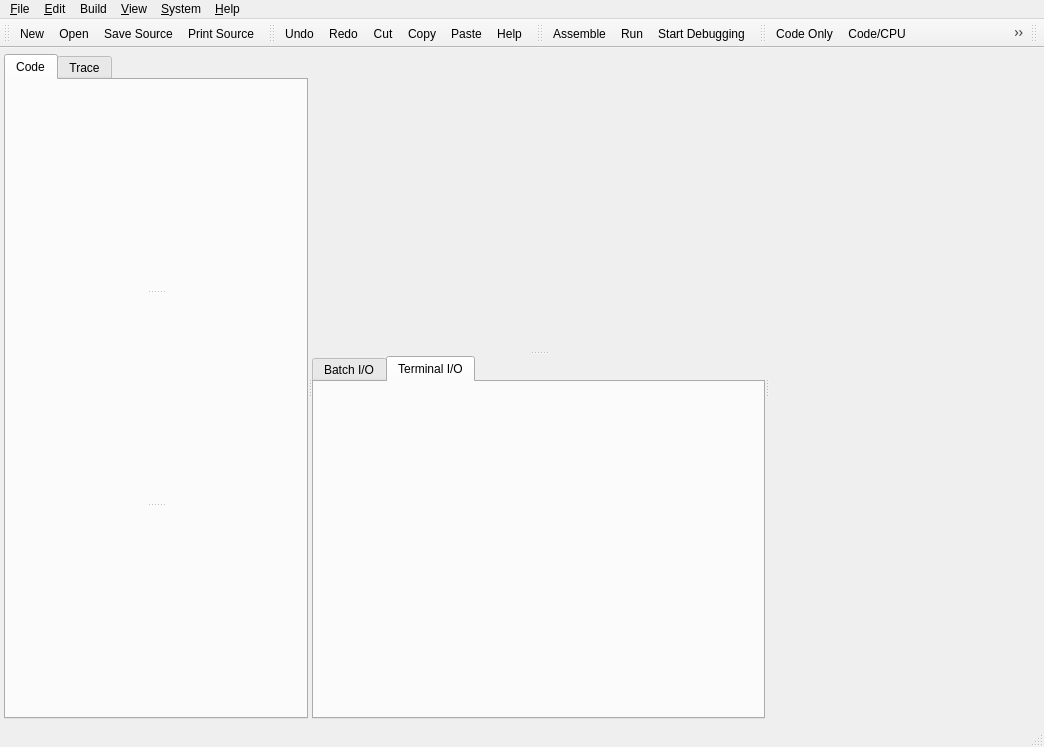
<?xml version="1.0" encoding="UTF-8"?>
<ui version="4.0">
 <class>MainWindowClass</class>
 <widget class="QMainWindow" name="MainWindowClass">
  <property name="geometry">
   <rect>
    <x>0</x>
    <y>0</y>
    <width>1044</width>
    <height>747</height>
   </rect>
  </property>
  <property name="minimumSize">
   <size>
    <width>0</width>
    <height>0</height>
   </size>
  </property>
  <property name="mouseTracking">
   <bool>false</bool>
  </property>
  <property name="windowTitle">
   <string>Pep/8</string>
  </property>
  <widget class="QWidget" name="centralwidget">
   <layout class="QVBoxLayout" name="verticalLayout_3">
    <property name="leftMargin">
     <number>4</number>
    </property>
    <property name="topMargin">
     <number>6</number>
    </property>
    <property name="rightMargin">
     <number>4</number>
    </property>
    <property name="bottomMargin">
     <number>6</number>
    </property>
    <item>
     <widget class="QSplitter" name="horizontalSplitter">
      <property name="orientation">
       <enum>Qt::Horizontal</enum>
      </property>
      <widget class="QTabWidget" name="pepCodeTraceTab">
       <property name="currentIndex">
        <number>0</number>
       </property>
       <widget class="QWidget" name="pepCodeTab">
        <attribute name="title">
         <string>Code</string>
        </attribute>
        <layout class="QVBoxLayout" name="verticalLayout">
         <property name="margin">
          <number>0</number>
         </property>
         <item>
          <widget class="QSplitter" name="codeSplitter">
           <property name="orientation">
            <enum>Qt::Vertical</enum>
           </property>
           <widget class="QWidget" name="SourceCodeWidgetPane" native="true"/>
           <widget class="QWidget" name="ObjectCodeWidgetPane" native="true"/>
           <widget class="QWidget" name="AssemblerListingWidgetPane" native="true"/>
          </widget>
         </item>
        </layout>
       </widget>
       <widget class="QWidget" name="pepTraceTab">
        <attribute name="title">
         <string>Trace</string>
        </attribute>
        <layout class="QVBoxLayout" name="verticalLayout_2">
         <property name="margin">
          <number>0</number>
         </property>
         <item>
          <widget class="QSplitter" name="traceSplitter">
           <property name="orientation">
            <enum>Qt::Vertical</enum>
           </property>
           <widget class="QWidget" name="MemoryTraceWidgetPane" native="true">
            <property name="sizePolicy">
             <sizepolicy hsizetype="Preferred" vsizetype="Preferred">
              <horstretch>0</horstretch>
              <verstretch>0</verstretch>
             </sizepolicy>
            </property>
           </widget>
           <widget class="QWidget" name="ListingTraceWidgetPane" native="true"/>
          </widget>
         </item>
        </layout>
       </widget>
      </widget>
      <widget class="QSplitter" name="middleSplitter">
       <property name="minimumSize">
        <size>
         <width>0</width>
         <height>0</height>
        </size>
       </property>
       <property name="orientation">
        <enum>Qt::Vertical</enum>
       </property>
       <property name="handleWidth">
        <number>7</number>
       </property>
       <widget class="QWidget" name="CpuWidgetPane" native="true"/>
       <widget class="QTabWidget" name="pepInputOutputTab">
        <property name="tabShape">
         <enum>QTabWidget::Rounded</enum>
        </property>
        <property name="currentIndex">
         <number>1</number>
        </property>
        <widget class="QWidget" name="pepBatchTab">
         <attribute name="title">
          <string>Batch I/O</string>
         </attribute>
         <layout class="QVBoxLayout">
          <property name="margin">
           <number>0</number>
          </property>
          <item>
           <widget class="QSplitter" name="batchSplitter">
            <property name="orientation">
             <enum>Qt::Vertical</enum>
            </property>
            <property name="handleWidth">
             <number>7</number>
            </property>
            <widget class="QWidget" name="InputWidgetPane" native="true">
             <property name="enabled">
              <bool>true</bool>
             </property>
             <property name="sizePolicy">
              <sizepolicy hsizetype="Preferred" vsizetype="Preferred">
               <horstretch>0</horstretch>
               <verstretch>0</verstretch>
              </sizepolicy>
             </property>
            </widget>
            <widget class="QWidget" name="OutputWidgetPane" native="true"/>
           </widget>
          </item>
         </layout>
        </widget>
        <widget class="QWidget" name="pepTerminalTab">
         <attribute name="title">
          <string>Terminal I/O</string>
         </attribute>
         <layout class="QVBoxLayout">
          <property name="margin">
           <number>0</number>
          </property>
          <item>
           <widget class="QSplitter" name="terminalSplitter">
            <property name="orientation">
             <enum>Qt::Vertical</enum>
            </property>
            <widget class="QWidget" name="TerminalWidgetPane" native="true">
             <property name="sizePolicy">
              <sizepolicy hsizetype="Preferred" vsizetype="Preferred">
               <horstretch>0</horstretch>
               <verstretch>0</verstretch>
              </sizepolicy>
             </property>
             <property name="maximumSize">
              <size>
               <width>16777215</width>
               <height>16777215</height>
              </size>
             </property>
            </widget>
           </widget>
          </item>
         </layout>
        </widget>
       </widget>
      </widget>
      <widget class="QWidget" name="MemoryDumpWidgetPane" native="true">
       <property name="minimumSize">
        <size>
         <width>0</width>
         <height>0</height>
        </size>
       </property>
      </widget>
     </widget>
    </item>
   </layout>
  </widget>
  <widget class="QStatusBar" name="statusbar"/>
  <widget class="QToolBar" name="fileToolBar">
   <property name="orientation">
    <enum>Qt::Horizontal</enum>
   </property>
   <attribute name="toolBarArea">
    <enum>TopToolBarArea</enum>
   </attribute>
   <attribute name="toolBarBreak">
    <bool>false</bool>
   </attribute>
   <addaction name="actionFile_New"/>
   <addaction name="actionFile_Open"/>
   <addaction name="actionFile_Save_Source"/>
   <addaction name="actionFile_Print_Source"/>
  </widget>
  <widget class="QToolBar" name="editToolBar">
   <property name="orientation">
    <enum>Qt::Horizontal</enum>
   </property>
   <attribute name="toolBarArea">
    <enum>TopToolBarArea</enum>
   </attribute>
   <attribute name="toolBarBreak">
    <bool>false</bool>
   </attribute>
   <addaction name="actionEdit_Undo"/>
   <addaction name="actionEdit_Redo"/>
   <addaction name="actionEdit_Cut"/>
   <addaction name="actionEdit_Copy"/>
   <addaction name="actionEdit_Paste"/>
   <addaction name="actionHelp"/>
  </widget>
  <widget class="QToolBar" name="buildToolBar">
   <property name="orientation">
    <enum>Qt::Horizontal</enum>
   </property>
   <attribute name="toolBarArea">
    <enum>TopToolBarArea</enum>
   </attribute>
   <attribute name="toolBarBreak">
    <bool>false</bool>
   </attribute>
   <addaction name="actionBuild_Assemble"/>
   <addaction name="actionBuild_Run"/>
   <addaction name="actionBuild_Start_Debugging"/>
  </widget>
  <widget class="QToolBar" name="viewToolBar">
   <property name="orientation">
    <enum>Qt::Horizontal</enum>
   </property>
   <attribute name="toolBarArea">
    <enum>TopToolBarArea</enum>
   </attribute>
   <attribute name="toolBarBreak">
    <bool>false</bool>
   </attribute>
   <addaction name="actionView_Code_Only"/>
   <addaction name="actionView_Code_CPU"/>
   <addaction name="actionView_Code_CPU_Memory"/>
  </widget>
  <widget class="QToolBar" name="byteConverterToolBar">
   <property name="orientation">
    <enum>Qt::Horizontal</enum>
   </property>
   <attribute name="toolBarArea">
    <enum>TopToolBarArea</enum>
   </attribute>
   <attribute name="toolBarBreak">
    <bool>false</bool>
   </attribute>
  </widget>
  <widget class="QMenuBar" name="menubar">
   <property name="geometry">
    <rect>
     <x>0</x>
     <y>0</y>
     <width>1044</width>
     <height>22</height>
    </rect>
   </property>
   <widget class="QMenu" name="menu_Edit">
    <property name="title">
     <string>&amp;Edit</string>
    </property>
    <addaction name="actionEdit_Undo"/>
    <addaction name="actionEdit_Redo"/>
    <addaction name="separator"/>
    <addaction name="actionEdit_Cut"/>
    <addaction name="actionEdit_Copy"/>
    <addaction name="actionEdit_Paste"/>
    <addaction name="separator"/>
    <addaction name="actionEdit_Format_From_Listing"/>
    <addaction name="separator"/>
    <addaction name="actionEdit_Font"/>
   </widget>
   <widget class="QMenu" name="menu_File">
    <property name="title">
     <string>&amp;File</string>
    </property>
    <addaction name="actionFile_New"/>
    <addaction name="actionFile_Open"/>
    <addaction name="actionOpen_Recent"/>
    <addaction name="separator"/>
    <addaction name="actionFile_Save_Source"/>
    <addaction name="actionFile_Save_Object"/>
    <addaction name="actionFile_Save_Listing"/>
    <addaction name="separator"/>
    <addaction name="actionFile_Save_Source_As"/>
    <addaction name="actionFile_Save_Object_As"/>
    <addaction name="actionFile_Save_Listing_As"/>
    <addaction name="separator"/>
    <addaction name="actionFile_Print_Source"/>
    <addaction name="actionFile_Print_Object"/>
    <addaction name="actionFile_Print_Listing"/>
   </widget>
   <widget class="QMenu" name="menuBuild">
    <property name="title">
     <string>Build</string>
    </property>
    <addaction name="actionBuild_Assemble"/>
    <addaction name="actionBuild_Load"/>
    <addaction name="actionBuild_Execute"/>
    <addaction name="separator"/>
    <addaction name="actionBuild_Run"/>
    <addaction name="actionBuild_Start_Debugging"/>
    <addaction name="separator"/>
    <addaction name="actionBuild_Remove_Error_Messages"/>
   </widget>
   <widget class="QMenu" name="menu_System">
    <property name="title">
     <string>&amp;System</string>
    </property>
    <addaction name="actionSystem_Redefine_Mnemonics"/>
    <addaction name="separator"/>
    <addaction name="actionSystem_Assemble_Install_New_OS"/>
    <addaction name="actionSystem_Reinstall_Default_OS"/>
    <addaction name="separator"/>
    <addaction name="actionSystem_Set_Execution_Limits"/>
   </widget>
   <widget class="QMenu" name="menu_View">
    <property name="title">
     <string>&amp;View</string>
    </property>
    <addaction name="actionView_Code_Only"/>
    <addaction name="actionView_Code_CPU"/>
    <addaction name="actionView_Code_CPU_Memory"/>
   </widget>
   <widget class="QMenu" name="menu_Help">
    <property name="title">
     <string>&amp;Help</string>
    </property>
    <widget class="QMenu" name="menuPep_8_Reference">
     <property name="title">
      <string>Pep/8 Reference</string>
     </property>
     <addaction name="actionHelp_Instruction_Set"/>
     <addaction name="actionHelp_Dot_Commands"/>
     <addaction name="actionHelp_Addressing_Modes"/>
    </widget>
    <widget class="QMenu" name="menuWriting_Programs">
     <property name="title">
      <string>Writing Programs</string>
     </property>
     <addaction name="actionHelp_Machine_Language"/>
     <addaction name="actionHelp_Assembly_Language"/>
    </widget>
    <widget class="QMenu" name="menuDebugging_programs">
     <property name="title">
      <string>Debugging Programs</string>
     </property>
     <addaction name="actionHelp_Break_Points"/>
     <addaction name="actionHelp_Symbolic_Trace"/>
     <addaction name="actionHelp_Byte_Converter"/>
    </widget>
    <addaction name="menuWriting_Programs"/>
    <addaction name="menuDebugging_programs"/>
    <addaction name="actionHelp_Writing_Interrupt_Handlers"/>
    <addaction name="menuPep_8_Reference"/>
    <addaction name="actionHelp_Examples"/>
    <addaction name="actionPep_8_Operating_System"/>
    <addaction name="separator"/>
    <addaction name="actionAbout_Pep8"/>
    <addaction name="actionAbout_Qt"/>
   </widget>
   <addaction name="menu_File"/>
   <addaction name="menu_Edit"/>
   <addaction name="menuBuild"/>
   <addaction name="menu_View"/>
   <addaction name="menu_System"/>
   <addaction name="menu_Help"/>
  </widget>
  <action name="actionFile_New">
   <property name="icon">
    <iconset resource="pep8resources.qrc">
     <normaloff>:/images/new.png</normaloff>:/images/new.png</iconset>
   </property>
   <property name="text">
    <string>&amp;New</string>
   </property>
   <property name="shortcut">
    <string>Ctrl+N</string>
   </property>
   <property name="iconVisibleInMenu">
    <bool>false</bool>
   </property>
  </action>
  <action name="actionFile_Open">
   <property name="icon">
    <iconset resource="pep8resources.qrc">
     <normaloff>:/images/open.png</normaloff>:/images/open.png</iconset>
   </property>
   <property name="text">
    <string>&amp;Open...</string>
   </property>
   <property name="shortcut">
    <string>Ctrl+O</string>
   </property>
   <property name="iconVisibleInMenu">
    <bool>false</bool>
   </property>
  </action>
  <action name="actionFile_Save_Source">
   <property name="icon">
    <iconset resource="pep8resources.qrc">
     <normaloff>:/images/save.png</normaloff>:/images/save.png</iconset>
   </property>
   <property name="text">
    <string>&amp;Save Source</string>
   </property>
   <property name="shortcut">
    <string>Ctrl+S</string>
   </property>
   <property name="iconVisibleInMenu">
    <bool>false</bool>
   </property>
  </action>
  <action name="actionFile_Save_Source_As">
   <property name="text">
    <string>Save Source As...</string>
   </property>
   <property name="shortcut">
    <string>Ctrl+Shift+S</string>
   </property>
  </action>
  <action name="actionFile_Print_Source">
   <property name="icon">
    <iconset resource="pep8resources.qrc">
     <normaloff>:/images/print.png</normaloff>:/images/print.png</iconset>
   </property>
   <property name="text">
    <string>&amp;Print Source...</string>
   </property>
   <property name="shortcut">
    <string>Ctrl+P</string>
   </property>
   <property name="iconVisibleInMenu">
    <bool>false</bool>
   </property>
  </action>
  <action name="actionEdit_Undo">
   <property name="icon">
    <iconset resource="pep8resources.qrc">
     <normaloff>:/images/undo.png</normaloff>:/images/undo.png</iconset>
   </property>
   <property name="text">
    <string>&amp;Undo</string>
   </property>
   <property name="shortcut">
    <string>Ctrl+Z</string>
   </property>
   <property name="autoRepeat">
    <bool>true</bool>
   </property>
   <property name="iconVisibleInMenu">
    <bool>false</bool>
   </property>
  </action>
  <action name="actionEdit_Redo">
   <property name="icon">
    <iconset resource="pep8resources.qrc">
     <normaloff>:/images/redo.png</normaloff>:/images/redo.png</iconset>
   </property>
   <property name="text">
    <string>&amp;Redo</string>
   </property>
   <property name="shortcut">
    <string>Ctrl+Y</string>
   </property>
   <property name="iconVisibleInMenu">
    <bool>false</bool>
   </property>
  </action>
  <action name="actionEdit_Cut">
   <property name="icon">
    <iconset resource="pep8resources.qrc">
     <normaloff>:/images/cut.png</normaloff>:/images/cut.png</iconset>
   </property>
   <property name="text">
    <string>&amp;Cut</string>
   </property>
   <property name="shortcut">
    <string>Ctrl+X</string>
   </property>
   <property name="iconVisibleInMenu">
    <bool>false</bool>
   </property>
  </action>
  <action name="actionEdit_Copy">
   <property name="icon">
    <iconset resource="pep8resources.qrc">
     <normaloff>:/images/copy.png</normaloff>:/images/copy.png</iconset>
   </property>
   <property name="text">
    <string>Copy</string>
   </property>
   <property name="shortcut">
    <string>Ctrl+C</string>
   </property>
   <property name="iconVisibleInMenu">
    <bool>false</bool>
   </property>
  </action>
  <action name="actionEdit_Paste">
   <property name="icon">
    <iconset resource="pep8resources.qrc">
     <normaloff>:/images/paste.png</normaloff>:/images/paste.png</iconset>
   </property>
   <property name="text">
    <string>Paste</string>
   </property>
   <property name="shortcut">
    <string>Ctrl+V</string>
   </property>
   <property name="iconVisibleInMenu">
    <bool>false</bool>
   </property>
  </action>
  <action name="actionEdit_Font">
   <property name="text">
    <string>Font...</string>
   </property>
   <property name="shortcut">
    <string/>
   </property>
  </action>
  <action name="actionBuild_Assemble">
   <property name="icon">
    <iconset resource="pep8resources.qrc">
     <normaloff>:/images/assemble.png</normaloff>:/images/assemble.png</iconset>
   </property>
   <property name="text">
    <string>Assemble</string>
   </property>
   <property name="shortcut">
    <string>Ctrl+Shift+A</string>
   </property>
   <property name="iconVisibleInMenu">
    <bool>false</bool>
   </property>
  </action>
  <action name="actionBuild_Execute">
   <property name="icon">
    <iconset>
     <normaloff>:/images/execute.png</normaloff>:/images/execute.png</iconset>
   </property>
   <property name="text">
    <string>Execute</string>
   </property>
   <property name="shortcut">
    <string>Ctrl+Shift+E</string>
   </property>
   <property name="iconVisibleInMenu">
    <bool>false</bool>
   </property>
  </action>
  <action name="actionBuild_Run">
   <property name="icon">
    <iconset resource="pep8resources.qrc">
     <normaloff>:/images/run.png</normaloff>:/images/run.png</iconset>
   </property>
   <property name="text">
    <string>Run</string>
   </property>
   <property name="iconVisibleInMenu">
    <bool>false</bool>
   </property>
  </action>
  <action name="actionBuild_Start_Debugging">
   <property name="icon">
    <iconset resource="pep8resources.qrc">
     <normaloff>:/images/debugger_start.png</normaloff>:/images/debugger_start.png</iconset>
   </property>
   <property name="text">
    <string>Start Debugging</string>
   </property>
   <property name="iconVisibleInMenu">
    <bool>false</bool>
   </property>
  </action>
  <action name="actionBuild_Remove_Error_Messages">
   <property name="text">
    <string>Remove Error Messages</string>
   </property>
  </action>
  <action name="actionSystem_Redefine_Mnemonics">
   <property name="text">
    <string>Redefine Mnemonics...</string>
   </property>
  </action>
  <action name="actionSystem_Assemble_Install_New_OS">
   <property name="text">
    <string>Assemble/Install New OS</string>
   </property>
  </action>
  <action name="actionSystem_Reinstall_Default_OS">
   <property name="text">
    <string>Reinstall Default OS</string>
   </property>
  </action>
  <action name="actionSystem_Set_Execution_Limits">
   <property name="text">
    <string>Set Execution Limits...</string>
   </property>
  </action>
  <action name="actionHelp_Writing_Interrupt_Handlers">
   <property name="text">
    <string>Writing Interrupt Handlers</string>
   </property>
  </action>
  <action name="actionView_Code_Only">
   <property name="icon">
    <iconset resource="pep8resources.qrc">
     <normaloff>:/images/CodeOnly.xpm</normaloff>:/images/CodeOnly.xpm</iconset>
   </property>
   <property name="text">
    <string>Code Only</string>
   </property>
   <property name="iconVisibleInMenu">
    <bool>false</bool>
   </property>
  </action>
  <action name="actionView_Code_CPU">
   <property name="icon">
    <iconset resource="pep8resources.qrc">
     <normaloff>:/images/CodeCPU.xpm</normaloff>:/images/CodeCPU.xpm</iconset>
   </property>
   <property name="text">
    <string>Code/CPU</string>
   </property>
   <property name="iconVisibleInMenu">
    <bool>false</bool>
   </property>
  </action>
  <action name="actionView_Code_CPU_Memory">
   <property name="icon">
    <iconset resource="pep8resources.qrc">
     <normaloff>:/images/CodeCPUMemory.xpm</normaloff>:/images/CodeCPUMemory.xpm</iconset>
   </property>
   <property name="text">
    <string>Code/CPU/Memory</string>
   </property>
   <property name="iconVisibleInMenu">
    <bool>false</bool>
   </property>
  </action>
  <action name="actionAbout_Pep8">
   <property name="text">
    <string>About Pep8</string>
   </property>
  </action>
  <action name="actionAbout_Qt">
   <property name="text">
    <string>About QT</string>
   </property>
  </action>
  <action name="actionHelp_Assembly_Language">
   <property name="text">
    <string>Assembly Language</string>
   </property>
  </action>
  <action name="actionHelp_Machine_Language">
   <property name="text">
    <string>Machine Language</string>
   </property>
  </action>
  <action name="actionHelp_Break_Points">
   <property name="text">
    <string>Break Points</string>
   </property>
  </action>
  <action name="actionHelp_Symbolic_Trace">
   <property name="text">
    <string>Symbolic Trace</string>
   </property>
  </action>
  <action name="actionHelp_Instruction_Set">
   <property name="text">
    <string>Instruction Set</string>
   </property>
  </action>
  <action name="actionHelp_Dot_Commands">
   <property name="text">
    <string>Dot Commands</string>
   </property>
  </action>
  <action name="actionHelp_Byte_Converter">
   <property name="text">
    <string>Byte Converter</string>
   </property>
  </action>
  <action name="actionHelp_Addressing_Modes">
   <property name="text">
    <string>Addressing Modes</string>
   </property>
  </action>
  <action name="actionHelp_Examples">
   <property name="text">
    <string>Examples</string>
   </property>
  </action>
  <action name="actionBuild_Load">
   <property name="icon">
    <iconset>
     <normaloff>:/images/load.xpm</normaloff>:/images/load.xpm</iconset>
   </property>
   <property name="text">
    <string>Load</string>
   </property>
   <property name="shortcut">
    <string>Ctrl+Shift+L</string>
   </property>
   <property name="iconVisibleInMenu">
    <bool>false</bool>
   </property>
  </action>
  <action name="actionPep_8_Operating_System">
   <property name="text">
    <string>Pep/8 Operating System</string>
   </property>
  </action>
  <action name="actionFile_Save_Object">
   <property name="text">
    <string>Save Object</string>
   </property>
  </action>
  <action name="actionFile_Save_Listing">
   <property name="text">
    <string>Save Listing</string>
   </property>
  </action>
  <action name="actionFile_Save_Object_As">
   <property name="text">
    <string>Save Object As...</string>
   </property>
  </action>
  <action name="actionFile_Save_Listing_As">
   <property name="text">
    <string>Save Listing As...</string>
   </property>
  </action>
  <action name="actionFile_Print_Object">
   <property name="text">
    <string>&amp;Print Object...</string>
   </property>
  </action>
  <action name="actionFile_Print_Listing">
   <property name="text">
    <string>&amp;Print Listing...</string>
   </property>
  </action>
  <action name="actionHelp">
   <property name="icon">
    <iconset>
     <normalon>:/images/help.png</normalon>
    </iconset>
   </property>
   <property name="text">
    <string>Help</string>
   </property>
   <property name="shortcut">
    <string>F1</string>
   </property>
  </action>
  <action name="actionOpen_Recent">
   <property name="text">
    <string>Open Recent</string>
   </property>
  </action>
  <action name="actionEdit_Format_From_Listing">
   <property name="text">
    <string>Format From Listing</string>
   </property>
   <property name="shortcut">
    <string>Ctrl+L</string>
   </property>
  </action>
 </widget>
 <resources>
  <include location="pep8resources.qrc"/>
 </resources>
 <connections/>
</ui>
